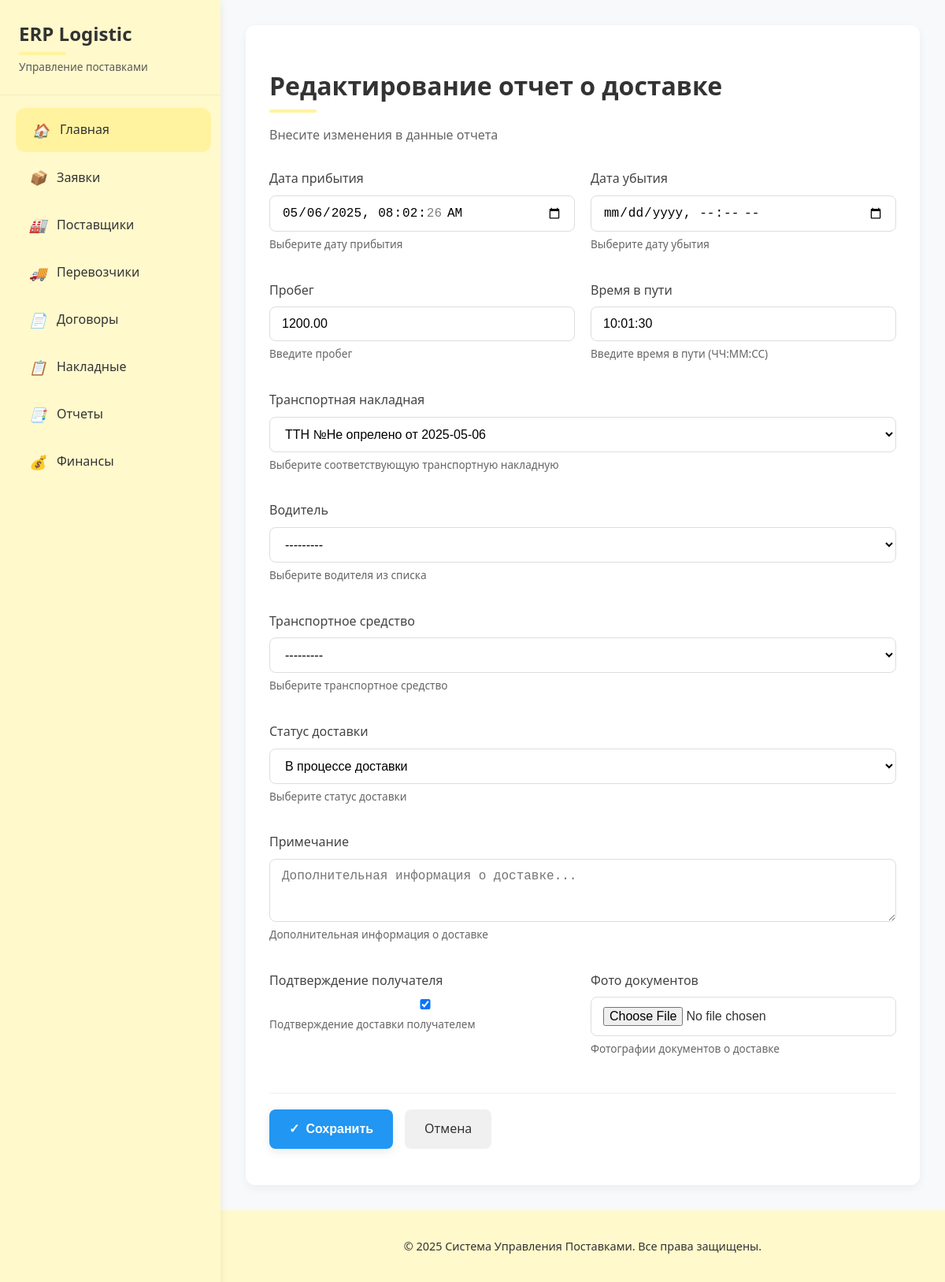
/отчеты/1/update/ (signed in), run on the app's committed database.
### supply_chain/models.py (models this page shows, shortened)
class ОтчетОДоставке(models.Model):
    транспортная_накладная = models.ForeignKey(
        'ТранспортнаяНакладная',
        on_delete=models.PROTECT,
        related_name='отчеты_доставки',
        verbose_name="Транспортная накладная"
    )
    дата_прибытия = models.DateTimeField(
        verbose_name="Фактическая дата прибытия"
    )
    дата_убытия = models.DateTimeField(
        verbose_name="Фактическая дата убытия",
        blank=True,
        null=True
    )
    пробег = models.DecimalField(
        max_digits=10,
        decimal_places=2,
        verbose_name="Пробег, км",
        validators=[MinValueValidator(0)]
    )
    время_в_пути = models.DurationField(
        verbose_name="Общее время в пути"
    )
    средняя_скорость = models.DecimalField(
        max_digits=5,
        decimal_places=2,
        verbose_name="Средняя скорость, км/ч",
        blank=True,
        null=True
    )
    водитель = models.ForeignKey(
        'Водитель',
        on_delete=models.SET_NULL,
        verbose_name="Водитель",
        blank=True,
        null=True
    )
    транспортное_средство = models.ForeignKey(
        'ТранспортноеСредство',
        on_delete=models.SET_NULL,
        verbose_name="Транспортное средство",
        blank=True,
        null=True
    )
    СТАТУС_ДОСТАВКИ = [
        ('in_progress', 'В процессе доставки'),
        ('delivered', 'Доставлено'),
        ('partially', 'Доставлено частично'),
        ('canceled', 'Отменено'),
        ('problem', 'Проблема с доставкой'),
    ]
    статус = models.CharField(
        max_length=20,
        choices=СТАТУС_ДОСТАВКИ,
        default='in_progress',
        verbose_name="Статус доставки"
    )
    примечание = models.TextField(
        verbose_name="Комментарий к доставке",
        blank=True,
        null=True
    )
    подтверждение_получателя = models.BooleanField(
        default=False,
        verbose_name="Подтверждение получения"
    )
    фото_документов = models.ImageField(
        upload_to='delivery_proofs/',
        verbose_name="Фото документов",
        blank=True,
        null=True
    )
    создано = models.DateTimeField(
        auto_now_add=True,
        verbose_name="Дата создания отчета"
    )
    обновлено = models.DateTimeField(
        auto_now=True,
        verbose_name="Дата последнего обновления"
    )
    class Meta:
        verbose_name = "Отчет о доставке"
        verbose_name_plural = "Отчеты о доставке"
        ordering = ['-дата_прибытия']
        indexes = [
            models.Index(fields=['статус']),
            models.Index(fields=['транспортная_накладная']),
        ]

### supply_chain/models.py (called while the page is built)
    def __str__(self):
        return f"ТТН №{self.номер} от {self.дата_составления}"

### supply_chain/templates/supply_chain/отчет_о_доставке_form.html (shortened to what this page needs)
{% extends 'supply_chain/base.html' %}
{% block content %}
    <div class="report-form-container">
        <div class="form-header">
            <h1>{% if form.instance.pk %}Редактирование{% else %}Новый{% endif %} отчет о доставке</h1>
            <p class="form-subtitle">
                {% if form.instance.pk %}
                    Внесите изменения в данные отчета
                {% else %}
                    Заполните информацию о доставке
                {% endif %}
            </p>
        </div>
        <form method="post" class="report-form">
            <div class="form-grid">
                <div class="form-group">
                    <label for="{{ form.дата_прибытия.id_for_label }}">Дата прибытия</label>
                    {{ form.дата_прибытия }}
                    <div class="form-hint">Выберите дату прибытия</div>
                </div>
                <div class="form-group">
                    <label for="{{ form.дата_убытия.id_for_label }}">Дата убытия</label>
                    {{ form.дата_убытия }}
                    <div class="form-hint">Выберите дату убытия</div>
                </div>
                <div class="form-group">
                    <label for="{{ form.пробег.id_for_label }}">Пробег</label>
                    {{ form.пробег }}
                    <div class="form-hint">Введите пробег</div>
                </div>
                <div class="form-group">
                    <label for="{{ form.время_в_пути.id_for_label }}">Время в пути</label>
                    {{ form.время_в_пути }}
                    <div class="form-hint">Введите время в пути (ЧЧ:ММ:СС)</div>
                </div>
                <div class="form-group full-width">
                    <label for="{{ form.транспортная_накладная.id_for_label }}">Транспортная накладная</label>
                    {{ form.транспортная_накладная }}
                    <div class="form-hint">Выберите соответствующую транспортную накладную</div>
                </div>
                <div class="form-group full-width">
                    <label for="{{ form.водитель.id_for_label }}">Водитель</label>
                    {{ form.водитель }}
                    <div class="form-hint">Выберите водителя из списка</div>
                </div>
                <div class="form-group full-width">
                    <label for="{{ form.транспортное_средство.id_for_label }}">Транспортное средство</label>
                    {{ form.транспортное_средство }}
                    <div class="form-hint">Выберите транспортное средство</div>
                </div>
                <div class="form-group full-width">
                    <label for="{{ form.статус.id_for_label }}">Статус доставки</label>
                    {{ form.статус }}
                    <div class="form-hint">Выберите статус доставки</div>
                </div>
                <div class="form-group full-width">
                    <label for="{{ form.примечание.id_for_label }}">Примечание</label>
                    {{ form.примечание }}
                    <div class="form-hint">Дополнительная информация о доставке</div>
                </div>
                <div class="form-group">
                    <label for="{{ form.подтверждение_получателя.id_for_label }}">Подтверждение получателя</label>
                    {{ form.подтверждение_получателя }}
                    <div class="form-hint">Подтверждение доставки получателем</div>
                </div>
                <div class="form-group">
                    <label for="{{ form.фото_документов.id_for_label }}">Фото документов</label>
                    {{ form.фото_документов }}
                    <div class="form-hint">Фотографии документов о доставке</div>
                </div>
            </div>
            <div class="form-actions">
                <button type="submit" class="submit-btn">
                    <span class="btn-icon">✓</span> {% if form.instance.pk %}Сохранить{% else %}Создать{% endif %}
                </button>
                <a href="{% url 'отчет_о_доставке_list' %}" class="cancel-btn">Отмена</a>
            </div>
        </form>
    </div>
{% endblock %}

### supply_chain/templates/supply_chain/base.html (style rules this page uses)
body { margin: 0; padding: 0; font-family: 'Segoe UI', Roboto, -apple-system, BlinkMacSystemFont, sans-serif; background-color: #f8f9fa; color: var(--text-dark); line-height: 1.6; }
h1, h2, h3 { color: var(--text-dark); font-weight: 600; }
h1 { font-size: 2rem; margin-bottom: 1.5rem; position: relative; padding-bottom: 0.5rem; }
h1:after { content: ''; position: absolute; bottom: 0; left: 0; width: 60px; height: 4px; background: var(--primary-hover); border-radius: 2px; }

### supply_chain/templates/supply_chain/отчет_о_доставке_form.html (style rules this page uses)
.report-form-container { max-width: 800px; margin: 0 auto; background: white; padding: 30px; border-radius: 12px; box-shadow: 0 4px 12px rgba(0,0,0,0.05); }
.form-header { margin-bottom: 30px; }
.form-header h1 { font-size: 2rem; color: #333; margin-bottom: 5px; }
.form-subtitle { color: #666; font-size: 1rem; }
.report-form { margin-top: 20px; }
.form-grid { display: grid; grid-template-columns: repeat(2, 1fr); gap: 20px; margin-bottom: 30px; }
.form-group { margin-bottom: 15px; }
.form-group.full-width { grid-column: span 2; }
.form-group label { display: block; margin-bottom: 8px; font-weight: 500; color: #444; }
.form-group input, .form-group select, .form-group textarea { width: 100%; padding: 12px 15px; border: 1px solid #ddd; border-radius: 8px; font-size: 1rem; transition: all 0.3s ease; background-color: #fff; }
.form-hint { font-size: 0.85rem; color: #666; margin-top: 5px; }
.form-actions { display: flex; gap: 15px; margin-top: 30px; padding-top: 20px; border-top: 1px solid #f0f0f0; }
.submit-btn { display: inline-flex; align-items: center; justify-content: center; background-color: #2196F3; color: white; padding: 12px 25px; border-radius: 8px; font-weight: 600; text-decoration: none; transition: all 0.3s ease; box-shadow: 0 4px 12px rgba(0,0,0,0.08); border: none; cursor: pointer; font-size: 1rem; }
.cancel-btn { display: inline-flex; align-items: center; justify-content: center; background-color: #f0f0f0; color: #333; padding: 12px 25px; border-radius: 8px; font-weight: 500; text-decoration: none; transition: all 0.3s ease; border: none; cursor: pointer; font-size: 1rem; }
.btn-icon { margin-right: 8px; }

### data on the page
ОтчетОДоставке: дата_прибытия "05/06/2025 08:02:26", пробег "1200.00", время_в_пути "10:01:30", транспортная_накладная "ТТН №Не опрелено от 2025-05-06", водитель "---------", транспортное_средство "---------", статус "В процессе доставки", подтверждение_получателя "☑"
